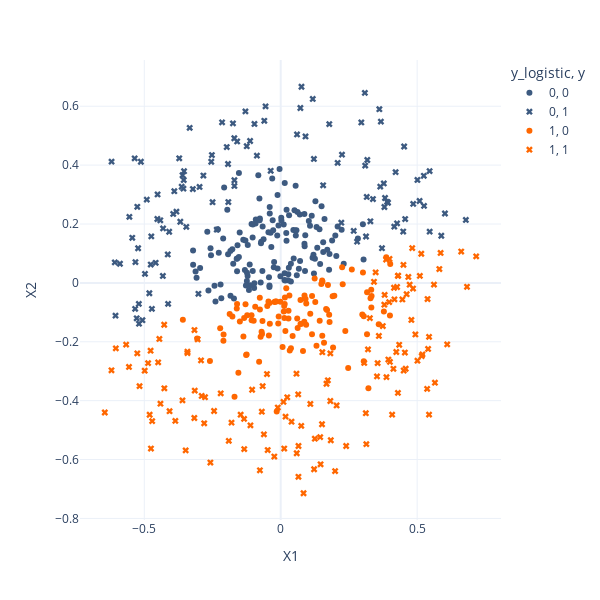

The notebook cell this image was saved under:
### Code cell
px.scatter(data_frame=train,
           x="X1",
           y="X2",
           color="y_logistic",
           symbol="y",
           color_discrete_sequence=["#3d5a80", "#ff6700"],
           symbol_sequence=["circle", "x"],
           height=600,
           width=600,
           template="plotly_white")
